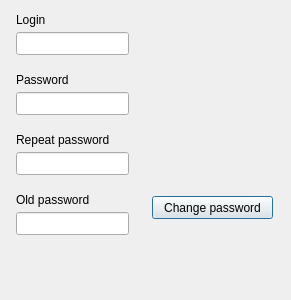
<?xml version="1.0" encoding="UTF-8"?>
<ui version="4.0">
 <class>authorized</class>
 <widget class="QDialog" name="authorized">
  <property name="geometry">
   <rect>
    <x>0</x>
    <y>0</y>
    <width>291</width>
    <height>300</height>
   </rect>
  </property>
  <property name="windowTitle">
   <string>Dialog</string>
  </property>
  <widget class="QPushButton" name="change_password">
   <property name="enabled">
    <bool>true</bool>
   </property>
   <property name="geometry">
    <rect>
     <x>152</x>
     <y>196</y>
     <width>121</width>
     <height>23</height>
    </rect>
   </property>
   <property name="text">
    <string>Change password</string>
   </property>
  </widget>
  <widget class="QLabel" name="label_3">
   <property name="geometry">
    <rect>
     <x>16</x>
     <y>132</y>
     <width>113</width>
     <height>16</height>
    </rect>
   </property>
   <property name="text">
    <string>Repeat password</string>
   </property>
  </widget>
  <widget class="QLineEdit" name="repeated_password">
   <property name="geometry">
    <rect>
     <x>16</x>
     <y>152</y>
     <width>113</width>
     <height>23</height>
    </rect>
   </property>
   <property name="echoMode">
    <enum>QLineEdit::Password</enum>
   </property>
  </widget>
  <widget class="QLineEdit" name="login">
   <property name="geometry">
    <rect>
     <x>16</x>
     <y>32</y>
     <width>113</width>
     <height>23</height>
    </rect>
   </property>
  </widget>
  <widget class="QLabel" name="label_4">
   <property name="geometry">
    <rect>
     <x>16</x>
     <y>192</y>
     <width>109</width>
     <height>16</height>
    </rect>
   </property>
   <property name="text">
    <string>Old password</string>
   </property>
  </widget>
  <widget class="QLabel" name="label_2">
   <property name="geometry">
    <rect>
     <x>16</x>
     <y>72</y>
     <width>57</width>
     <height>15</height>
    </rect>
   </property>
   <property name="text">
    <string>Password</string>
   </property>
  </widget>
  <widget class="QLabel" name="label">
   <property name="geometry">
    <rect>
     <x>16</x>
     <y>12</y>
     <width>57</width>
     <height>15</height>
    </rect>
   </property>
   <property name="text">
    <string>Login</string>
   </property>
  </widget>
  <widget class="QLineEdit" name="old_password">
   <property name="geometry">
    <rect>
     <x>16</x>
     <y>212</y>
     <width>113</width>
     <height>23</height>
    </rect>
   </property>
   <property name="echoMode">
    <enum>QLineEdit::Password</enum>
   </property>
  </widget>
  <widget class="QLineEdit" name="password">
   <property name="geometry">
    <rect>
     <x>16</x>
     <y>92</y>
     <width>113</width>
     <height>23</height>
    </rect>
   </property>
   <property name="echoMode">
    <enum>QLineEdit::Password</enum>
   </property>
  </widget>
  <widget class="QLabel" name="debug_info">
   <property name="geometry">
    <rect>
     <x>12</x>
     <y>236</y>
     <width>253</width>
     <height>53</height>
    </rect>
   </property>
   <property name="text">
    <string/>
   </property>
  </widget>
 </widget>
 <resources/>
 <connections/>
</ui>
